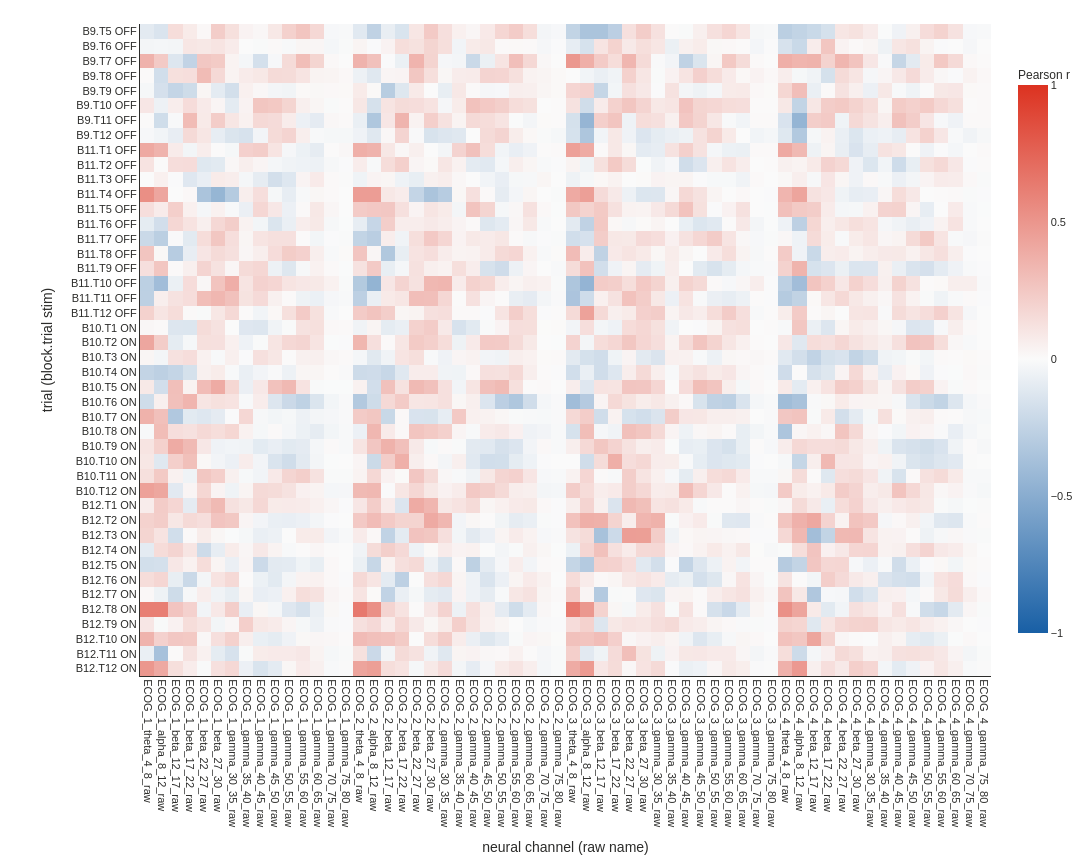
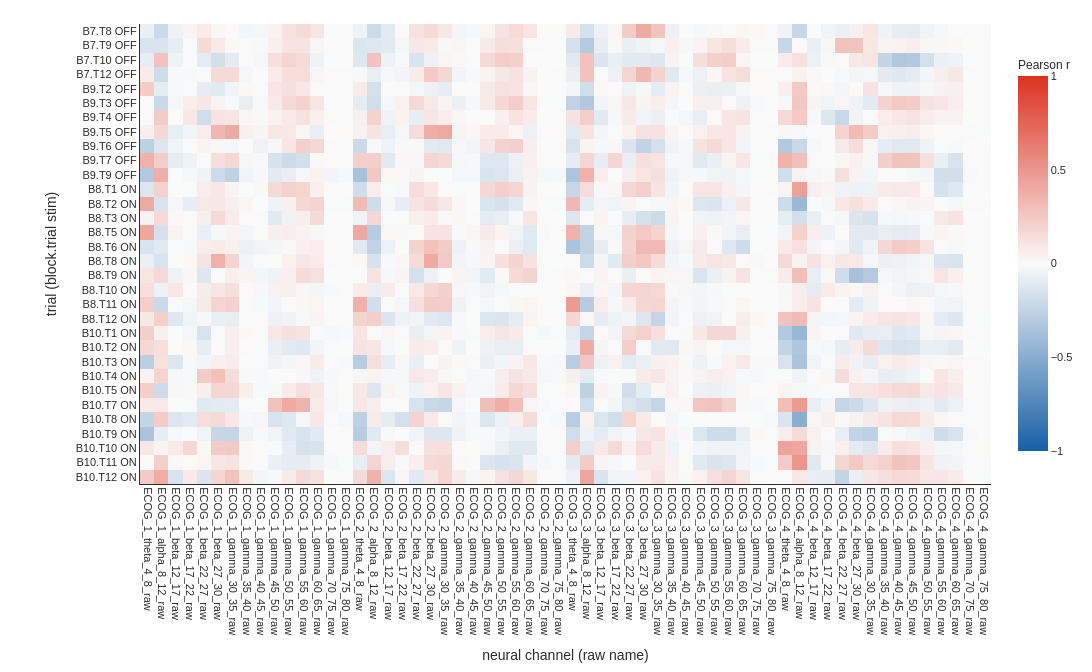
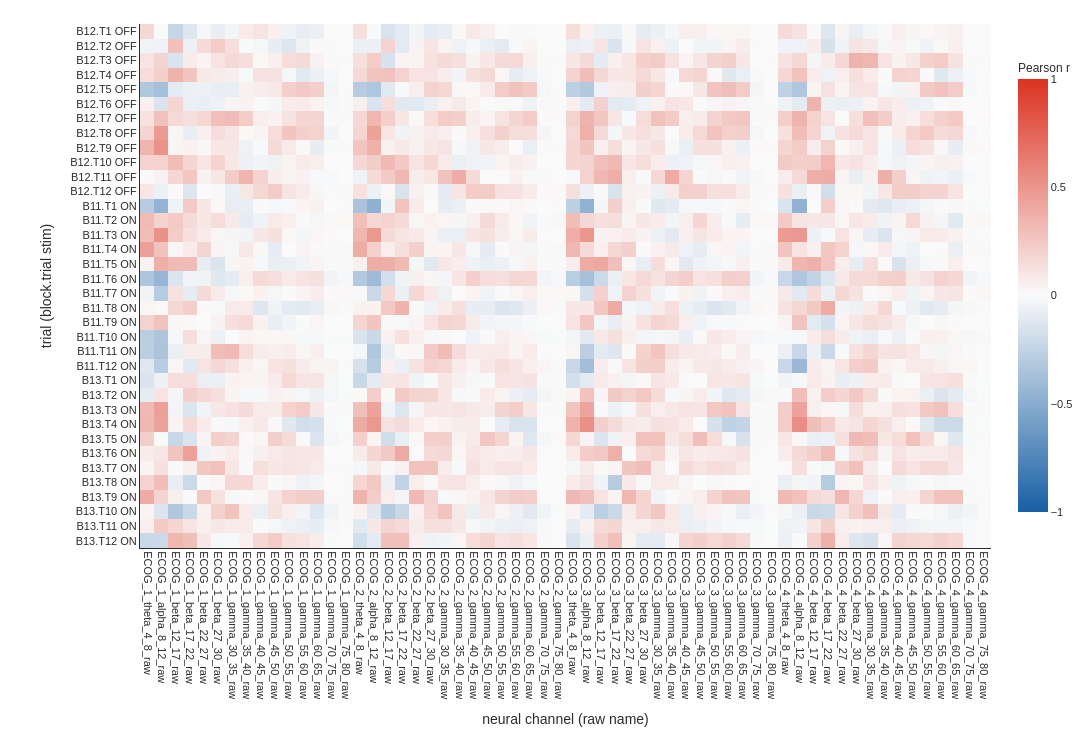
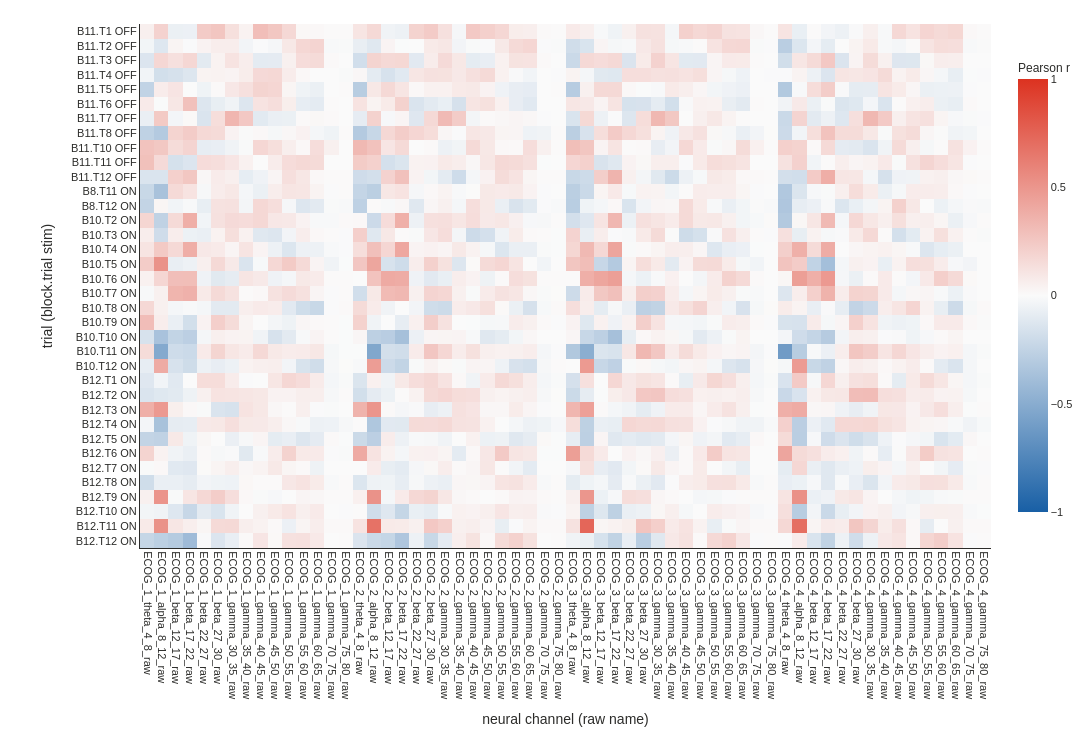

The notebook cell these images were saved under, in order:
### Markdown cell above
## Neural Prediction — Pearson R Heatmap (test set)

Rows = test trials (sorted OFF first, then ON), columns = 60 neural channels
(grouped by electrode, then frequency band).

### Code cell
# Collect per-session data once so we can reuse it for RMSE heatmaps, forecast heatmaps,
# and representative-trial selection at the end without reloading results 4 times.
SESSION_DATA = {}

for sess in SESSIONS:
    res = load_test_results(sess)
    ch_order = get_channel_names(res)  # raw channel names (e.g. ECOG_1_theta_4_8_raw)
    trial_order = sorted_trial_indices(res)
    t_labels = [trial_label(res, i) for i in trial_order]

    r_mat_pred = compute_per_trial_pearson_neural(res, ch_order)
    rmse_mat_pred = compute_per_trial_rmse_neural(res, ch_order)
    r_mat_behav, rmse_mat_behav = compute_per_trial_metrics_behavioral(res)
    r_mat_zfore, rmse_mat_zfore = compute_per_trial_metrics_forecast(res)

    SESSION_DATA[sess["label"]] = dict(
        res=res, ch_order=ch_order, trial_order=trial_order, t_labels=t_labels,
        r_pred=r_mat_pred, rmse_pred=rmse_mat_pred,
        r_behav=r_mat_behav, rmse_behav=rmse_mat_behav,
        r_zfore=r_mat_zfore, rmse_zfore=rmse_mat_zfore,
    )

    r_sorted = r_mat_pred[trial_order, :]

    # Wider figure + fewer pixels per row so long raw channel names fit; heatmap width
    # scales with channel count (60 channels × ~22 px each + margins).
    n_ch = len(ch_order)
    w = max(1400, n_ch * 22 + 260)
    h = max(420, 16 * len(t_labels) + 160)

    fig = go.Figure(go.Heatmap(
        z=r_sorted, x=ch_order, y=t_labels,
        colorscale=COLORSCALE_DIVERGING, zmid=0, zmin=-1, zmax=1,
        colorbar=dict(title=dict(text="Pearson r", font=dict(size=FONT_SIZE_BASE)),
                      tickfont=dict(size=FONT_SIZE_BASE - 1), len=0.9),
    ))
    fig.update_xaxes(title_text="neural channel (raw name)",
                     tickangle=90, tickfont=dict(size=8))
    fig.update_yaxes(title_text="trial (block.trial stim)", autorange="reversed")
    apply_thesis_style(fig, ThesisTheme.LIGHT, height=h,
                       margin=dict(l=140, r=60, t=24, b=180), show_legend=False)
    fig.update_layout(width=w)
    fig.write_image(str(OUT / f'neural_pearson_{sess["label"].replace(" ", "_")}.png'),
                    width=w, height=h, scale=2)
    fig.show()
print(
    f"Neural prediction Pearson r per trial × channel ({len(SESSIONS)} sessions, PSID test split). "
    f"Rows = test trials sorted DBS-OFF first then DBS-ON (block.trial stim labels). "
    f"Columns = all {len(SESSION_DATA[SESSIONS[0]['label']]['ch_order'])} narrow-band ECoG channels "
    f"(raw feature names retained, sorted by electrode then band centre frequency). "
    f"Red = positive r, blue = negative. Use this to spot which channels/trials the "
    f"reconstruction fits well vs poorly."
)

### Figure 1 — Plotly figure (JSON) as saved in the notebook; plotly's stock layout.template omitted (floating-point values rounded to 4 significant figures; data arrays with more than 128 entries replaced by an {"elided": "..."} marker saying what was removed)
{"data": [{"colorbar": {"len": 0.9, "tickfont": {"size": 11}, "title": {"font": {"size": 12}, "text": "Pearson r"}}, "colorscale": [[0.0, "rgb(24, 95, 165)"], [0.5, "rgb(250, 250, 250)"], [1.0, "rgb(220, 50, 32)"]], "type": "heatmap", "x": ["ECOG_1_theta_4_8_raw", "ECOG_1_alpha_8_12_raw", "ECOG_1_beta_12_17_raw", "ECOG_1_beta_17_22_raw", "ECOG_1_beta_22_27_raw", "ECOG_1_beta_27_30_raw", "ECOG_1_gamma_30_35_raw", "ECOG_1_gamma_35_40_raw", "ECOG_1_gamma_40_45_raw", "ECOG_1_gamma_45_50_raw", "ECOG_1_gamma_50_55_raw", "ECOG_1_gamma_55_60_raw", "ECOG_1_gamma_60_65_raw", "ECOG_1_gamma_70_75_raw", "ECOG_1_gamma_75_80_raw", "ECOG_2_theta_4_8_raw", "ECOG_2_alpha_8_12_raw", "ECOG_2_beta_12_17_raw", "ECOG_2_beta_17_22_raw", "ECOG_2_beta_22_27_raw", "ECOG_2_beta_27_30_raw", "ECOG_2_gamma_30_35_raw", "ECOG_2_gamma_35_40_raw", "ECOG_2_gamma_40_45_raw", "ECOG_2_gamma_45_50_raw", "ECOG_2_gamma_50_55_raw", "ECOG_2_gamma_55_60_raw", "ECOG_2_gamma_60_65_raw", "ECOG_2_gamma_70_75_raw", "ECOG_2_gamma_75_80_raw", "ECOG_3_theta_4_8_raw", "ECOG_3_alpha_8_12_raw", "ECOG_3_beta_12_17_raw", "ECOG_3_beta_17_22_raw", "ECOG_3_beta_22_27_raw", "ECOG_3_beta_27_30_raw", "ECOG_3_gamma_30_35_raw", "ECOG_3_gamma_35_40_raw", "ECOG_3_gamma_40_45_raw", "ECOG_3_gamma_45_50_raw", "ECOG_3_gamma_50_55_raw", "ECOG_3_gamma_55_60_raw", "ECOG_3_gamma_60_65_raw", "ECOG_3_gamma_70_75_raw", "ECOG_3_gamma_75_80_raw", "ECOG_4_theta_4_8_raw", "ECOG_4_alpha_8_12_raw", "ECOG_4_beta_12_17_raw", "ECOG_4_beta_17_22_raw", "ECOG_4_beta_22_27_raw", "ECOG_4_beta_27_30_raw", "ECOG_4_gamma_30_35_raw", "ECOG_4_gamma_35_40_raw", "ECOG_4_gamma_40_45_raw", "ECOG_4_gamma_45_50_raw", "ECOG_4_gamma_50_55_raw", "ECOG_4_gamma_55_60_raw", "ECOG_4_gamma_60_65_raw", "ECOG_4_gamma_70_75_raw", "ECOG_4_gamma_75_80_raw"], "y": ["B9.T5 OFF", "B9.T6 OFF", "B9.T7 OFF", "B9.T8 OFF", "B9.T9 OFF", "B9.T10 OFF", "B9.T11 OFF", "B9.T12 OFF", "B11.T1 OFF", "B11.T2 OFF", "B11.T3 OFF", "B11.T4 OFF", "B11.T5 OFF", "B11.T6 OFF", "B11.T7 OFF", "B11.T8 OFF", "B11.T9 OFF", "B11.T10 OFF", "B11.T11 OFF", "B11.T12 OFF", "B10.T1 ON", "B10.T2 ON", "B10.T3 ON", "B10.T4 ON", "B10.T5 ON", "B10.T6 ON", "B10.T7 ON", "B10.T8 ON", "B10.T9 ON", "B10.T10 ON", "B10.T11 ON", "B10.T12 ON", "B12.T1 ON", "B12.T2 ON", "B12.T3 ON", "B12.T4 ON", "B12.T5 ON", "B12.T6 ON", "B12.T7 ON", "B12.T8 ON", "B12.T9 ON", "B12.T10 ON", "B12.T11 ON", "B12.T12 ON"], "z": {"elided": "44x60 float values"}, "zmax": 1, "zmid": 0, "zmin": -1}], "layout": {"font": {"color": "#2C2C2A", "family": "Arial, Helvetica, sans-serif", "size": 12}, "height": 864, "hovermode": "x unified", "legend": {"bgcolor": "rgba(0,0,0,0)", "font": {"size": 11}, "itemsizing": "constant", "itemwidth": 40, "orientation": "h", "tracegroupgap": 8, "x": 0.5, "xanchor": "center", "y": -0.16, "yanchor": "bottom"}, "margin": {"b": 180, "l": 140, "r": 60, "t": 24}, "paper_bgcolor": "#FFFFFF", "plot_bgcolor": "#FFFFFF", "showlegend": false, "width": 1580, "xaxis": {"gridcolor": "rgba(0,0,0,0.15)", "linecolor": "#2C2C2A", "linewidth": 1, "mirror": false, "showgrid": true, "showline": true, "tickangle": 90, "tickfont": {"size": 11}, "title": {"text": "neural channel (raw name)"}}, "yaxis": {"autorange": "reversed", "gridcolor": "rgba(0,0,0,0.15)", "linecolor": "#2C2C2A", "linewidth": 1, "mirror": false, "showgrid": true, "showline": true, "tickfont": {"size": 11}, "title": {"text": "trial (block.trial stim)"}}}}

### Figure 2 — Plotly figure (JSON) as saved in the notebook; plotly's stock layout.template omitted (floating-point values rounded to 4 significant figures; data arrays with more than 128 entries replaced by an {"elided": "..."} marker saying what was removed)
{"data": [{"colorbar": {"len": 0.9, "tickfont": {"size": 11}, "title": {"font": {"size": 12}, "text": "Pearson r"}}, "colorscale": [[0.0, "rgb(24, 95, 165)"], [0.5, "rgb(250, 250, 250)"], [1.0, "rgb(220, 50, 32)"]], "type": "heatmap", "x": ["ECOG_1_theta_4_8_raw", "ECOG_1_alpha_8_12_raw", "ECOG_1_beta_12_17_raw", "ECOG_1_beta_17_22_raw", "ECOG_1_beta_22_27_raw", "ECOG_1_beta_27_30_raw", "ECOG_1_gamma_30_35_raw", "ECOG_1_gamma_35_40_raw", "ECOG_1_gamma_40_45_raw", "ECOG_1_gamma_45_50_raw", "ECOG_1_gamma_50_55_raw", "ECOG_1_gamma_55_60_raw", "ECOG_1_gamma_60_65_raw", "ECOG_1_gamma_70_75_raw", "ECOG_1_gamma_75_80_raw", "ECOG_2_theta_4_8_raw", "ECOG_2_alpha_8_12_raw", "ECOG_2_beta_12_17_raw", "ECOG_2_beta_17_22_raw", "ECOG_2_beta_22_27_raw", "ECOG_2_beta_27_30_raw", "ECOG_2_gamma_30_35_raw", "ECOG_2_gamma_35_40_raw", "ECOG_2_gamma_40_45_raw", "ECOG_2_gamma_45_50_raw", "ECOG_2_gamma_50_55_raw", "ECOG_2_gamma_55_60_raw", "ECOG_2_gamma_60_65_raw", "ECOG_2_gamma_70_75_raw", "ECOG_2_gamma_75_80_raw", "ECOG_3_theta_4_8_raw", "ECOG_3_alpha_8_12_raw", "ECOG_3_beta_12_17_raw", "ECOG_3_beta_17_22_raw", "ECOG_3_beta_22_27_raw", "ECOG_3_beta_27_30_raw", "ECOG_3_gamma_30_35_raw", "ECOG_3_gamma_35_40_raw", "ECOG_3_gamma_40_45_raw", "ECOG_3_gamma_45_50_raw", "ECOG_3_gamma_50_55_raw", "ECOG_3_gamma_55_60_raw", "ECOG_3_gamma_60_65_raw", "ECOG_3_gamma_70_75_raw", "ECOG_3_gamma_75_80_raw", "ECOG_4_theta_4_8_raw", "ECOG_4_alpha_8_12_raw", "ECOG_4_beta_12_17_raw", "ECOG_4_beta_17_22_raw", "ECOG_4_beta_22_27_raw", "ECOG_4_beta_27_30_raw", "ECOG_4_gamma_30_35_raw", "ECOG_4_gamma_35_40_raw", "ECOG_4_gamma_40_45_raw", "ECOG_4_gamma_45_50_raw", "ECOG_4_gamma_50_55_raw", "ECOG_4_gamma_55_60_raw", "ECOG_4_gamma_60_65_raw", "ECOG_4_gamma_70_75_raw", "ECOG_4_gamma_75_80_raw"], "y": ["B7.T8 OFF", "B7.T9 OFF", "B7.T10 OFF", "B7.T12 OFF", "B9.T2 OFF", "B9.T3 OFF", "B9.T4 OFF", "B9.T5 OFF", "B9.T6 OFF", "B9.T7 OFF", "B9.T9 OFF", "B8.T1 ON", "B8.T2 ON", "B8.T3 ON", "B8.T5 ON", "B8.T6 ON", "B8.T8 ON", "B8.T9 ON", "B8.T10 ON", "B8.T11 ON", "B8.T12 ON", "B10.T1 ON", "B10.T2 ON", "B10.T3 ON", "B10.T4 ON", "B10.T5 ON", "B10.T7 ON", "B10.T8 ON", "B10.T9 ON", "B10.T10 ON", "B10.T11 ON", "B10.T12 ON"], "z": {"elided": "32x60 float values"}, "zmax": 1, "zmid": 0, "zmin": -1}], "layout": {"font": {"color": "#2C2C2A", "family": "Arial, Helvetica, sans-serif", "size": 12}, "height": 672, "hovermode": "x unified", "legend": {"bgcolor": "rgba(0,0,0,0)", "font": {"size": 11}, "itemsizing": "constant", "itemwidth": 40, "orientation": "h", "tracegroupgap": 8, "x": 0.5, "xanchor": "center", "y": -0.16, "yanchor": "bottom"}, "margin": {"b": 180, "l": 140, "r": 60, "t": 24}, "paper_bgcolor": "#FFFFFF", "plot_bgcolor": "#FFFFFF", "showlegend": false, "width": 1580, "xaxis": {"gridcolor": "rgba(0,0,0,0.15)", "linecolor": "#2C2C2A", "linewidth": 1, "mirror": false, "showgrid": true, "showline": true, "tickangle": 90, "tickfont": {"size": 11}, "title": {"text": "neural channel (raw name)"}}, "yaxis": {"autorange": "reversed", "gridcolor": "rgba(0,0,0,0.15)", "linecolor": "#2C2C2A", "linewidth": 1, "mirror": false, "showgrid": true, "showline": true, "tickfont": {"size": 11}, "title": {"text": "trial (block.trial stim)"}}}}

### Figure 3 — Plotly figure (JSON) as saved in the notebook; plotly's stock layout.template omitted (floating-point values rounded to 4 significant figures; data arrays with more than 128 entries replaced by an {"elided": "..."} marker saying what was removed)
{"data": [{"colorbar": {"len": 0.9, "tickfont": {"size": 11}, "title": {"font": {"size": 12}, "text": "Pearson r"}}, "colorscale": [[0.0, "rgb(24, 95, 165)"], [0.5, "rgb(250, 250, 250)"], [1.0, "rgb(220, 50, 32)"]], "type": "heatmap", "x": ["ECOG_1_theta_4_8_raw", "ECOG_1_alpha_8_12_raw", "ECOG_1_beta_12_17_raw", "ECOG_1_beta_17_22_raw", "ECOG_1_beta_22_27_raw", "ECOG_1_beta_27_30_raw", "ECOG_1_gamma_30_35_raw", "ECOG_1_gamma_35_40_raw", "ECOG_1_gamma_40_45_raw", "ECOG_1_gamma_45_50_raw", "ECOG_1_gamma_50_55_raw", "ECOG_1_gamma_55_60_raw", "ECOG_1_gamma_60_65_raw", "ECOG_1_gamma_70_75_raw", "ECOG_1_gamma_75_80_raw", "ECOG_2_theta_4_8_raw", "ECOG_2_alpha_8_12_raw", "ECOG_2_beta_12_17_raw", "ECOG_2_beta_17_22_raw", "ECOG_2_beta_22_27_raw", "ECOG_2_beta_27_30_raw", "ECOG_2_gamma_30_35_raw", "ECOG_2_gamma_35_40_raw", "ECOG_2_gamma_40_45_raw", "ECOG_2_gamma_45_50_raw", "ECOG_2_gamma_50_55_raw", "ECOG_2_gamma_55_60_raw", "ECOG_2_gamma_60_65_raw", "ECOG_2_gamma_70_75_raw", "ECOG_2_gamma_75_80_raw", "ECOG_3_theta_4_8_raw", "ECOG_3_alpha_8_12_raw", "ECOG_3_beta_12_17_raw", "ECOG_3_beta_17_22_raw", "ECOG_3_beta_22_27_raw", "ECOG_3_beta_27_30_raw", "ECOG_3_gamma_30_35_raw", "ECOG_3_gamma_35_40_raw", "ECOG_3_gamma_40_45_raw", "ECOG_3_gamma_45_50_raw", "ECOG_3_gamma_50_55_raw", "ECOG_3_gamma_55_60_raw", "ECOG_3_gamma_60_65_raw", "ECOG_3_gamma_70_75_raw", "ECOG_3_gamma_75_80_raw", "ECOG_4_theta_4_8_raw", "ECOG_4_alpha_8_12_raw", "ECOG_4_beta_12_17_raw", "ECOG_4_beta_17_22_raw", "ECOG_4_beta_22_27_raw", "ECOG_4_beta_27_30_raw", "ECOG_4_gamma_30_35_raw", "ECOG_4_gamma_35_40_raw", "ECOG_4_gamma_40_45_raw", "ECOG_4_gamma_45_50_raw", "ECOG_4_gamma_50_55_raw", "ECOG_4_gamma_55_60_raw", "ECOG_4_gamma_60_65_raw", "ECOG_4_gamma_70_75_raw", "ECOG_4_gamma_75_80_raw"], "y": ["B12.T1 OFF", "B12.T2 OFF", "B12.T3 OFF", "B12.T4 OFF", "B12.T5 OFF", "B12.T6 OFF", "B12.T7 OFF", "B12.T8 OFF", "B12.T9 OFF", "B12.T10 OFF", "B12.T11 OFF", "B12.T12 OFF", "B11.T1 ON", "B11.T2 ON", "B11.T3 ON", "B11.T4 ON", "B11.T5 ON", "B11.T6 ON", "B11.T7 ON", "B11.T8 ON", "B11.T9 ON", "B11.T10 ON", "B11.T11 ON", "B11.T12 ON", "B13.T1 ON", "B13.T2 ON", "B13.T3 ON", "B13.T4 ON", "B13.T5 ON", "B13.T6 ON", "B13.T7 ON", "B13.T8 ON", "B13.T9 ON", "B13.T10 ON", "B13.T11 ON", "B13.T12 ON"], "z": {"elided": "36x60 float values"}, "zmax": 1, "zmid": 0, "zmin": -1}], "layout": {"font": {"color": "#2C2C2A", "family": "Arial, Helvetica, sans-serif", "size": 12}, "height": 736, "hovermode": "x unified", "legend": {"bgcolor": "rgba(0,0,0,0)", "font": {"size": 11}, "itemsizing": "constant", "itemwidth": 40, "orientation": "h", "tracegroupgap": 8, "x": 0.5, "xanchor": "center", "y": -0.16, "yanchor": "bottom"}, "margin": {"b": 180, "l": 140, "r": 60, "t": 24}, "paper_bgcolor": "#FFFFFF", "plot_bgcolor": "#FFFFFF", "showlegend": false, "width": 1580, "xaxis": {"gridcolor": "rgba(0,0,0,0.15)", "linecolor": "#2C2C2A", "linewidth": 1, "mirror": false, "showgrid": true, "showline": true, "tickangle": 90, "tickfont": {"size": 11}, "title": {"text": "neural channel (raw name)"}}, "yaxis": {"autorange": "reversed", "gridcolor": "rgba(0,0,0,0.15)", "linecolor": "#2C2C2A", "linewidth": 1, "mirror": false, "showgrid": true, "showline": true, "tickfont": {"size": 11}, "title": {"text": "trial (block.trial stim)"}}}}

### Figure 4 — Plotly figure (JSON) as saved in the notebook; plotly's stock layout.template omitted (floating-point values rounded to 4 significant figures; data arrays with more than 128 entries replaced by an {"elided": "..."} marker saying what was removed)
{"data": [{"colorbar": {"len": 0.9, "tickfont": {"size": 11}, "title": {"font": {"size": 12}, "text": "Pearson r"}}, "colorscale": [[0.0, "rgb(24, 95, 165)"], [0.5, "rgb(250, 250, 250)"], [1.0, "rgb(220, 50, 32)"]], "type": "heatmap", "x": ["ECOG_1_theta_4_8_raw", "ECOG_1_alpha_8_12_raw", "ECOG_1_beta_12_17_raw", "ECOG_1_beta_17_22_raw", "ECOG_1_beta_22_27_raw", "ECOG_1_beta_27_30_raw", "ECOG_1_gamma_30_35_raw", "ECOG_1_gamma_35_40_raw", "ECOG_1_gamma_40_45_raw", "ECOG_1_gamma_45_50_raw", "ECOG_1_gamma_50_55_raw", "ECOG_1_gamma_55_60_raw", "ECOG_1_gamma_60_65_raw", "ECOG_1_gamma_70_75_raw", "ECOG_1_gamma_75_80_raw", "ECOG_2_theta_4_8_raw", "ECOG_2_alpha_8_12_raw", "ECOG_2_beta_12_17_raw", "ECOG_2_beta_17_22_raw", "ECOG_2_beta_22_27_raw", "ECOG_2_beta_27_30_raw", "ECOG_2_gamma_30_35_raw", "ECOG_2_gamma_35_40_raw", "ECOG_2_gamma_40_45_raw", "ECOG_2_gamma_45_50_raw", "ECOG_2_gamma_50_55_raw", "ECOG_2_gamma_55_60_raw", "ECOG_2_gamma_60_65_raw", "ECOG_2_gamma_70_75_raw", "ECOG_2_gamma_75_80_raw", "ECOG_3_theta_4_8_raw", "ECOG_3_alpha_8_12_raw", "ECOG_3_beta_12_17_raw", "ECOG_3_beta_17_22_raw", "ECOG_3_beta_22_27_raw", "ECOG_3_beta_27_30_raw", "ECOG_3_gamma_30_35_raw", "ECOG_3_gamma_35_40_raw", "ECOG_3_gamma_40_45_raw", "ECOG_3_gamma_45_50_raw", "ECOG_3_gamma_50_55_raw", "ECOG_3_gamma_55_60_raw", "ECOG_3_gamma_60_65_raw", "ECOG_3_gamma_70_75_raw", "ECOG_3_gamma_75_80_raw", "ECOG_4_theta_4_8_raw", "ECOG_4_alpha_8_12_raw", "ECOG_4_beta_12_17_raw", "ECOG_4_beta_17_22_raw", "ECOG_4_beta_22_27_raw", "ECOG_4_beta_27_30_raw", "ECOG_4_gamma_30_35_raw", "ECOG_4_gamma_35_40_raw", "ECOG_4_gamma_40_45_raw", "ECOG_4_gamma_45_50_raw", "ECOG_4_gamma_50_55_raw", "ECOG_4_gamma_55_60_raw", "ECOG_4_gamma_60_65_raw", "ECOG_4_gamma_70_75_raw", "ECOG_4_gamma_75_80_raw"], "y": ["B11.T1 OFF", "B11.T2 OFF", "B11.T3 OFF", "B11.T4 OFF", "B11.T5 OFF", "B11.T6 OFF", "B11.T7 OFF", "B11.T8 OFF", "B11.T10 OFF", "B11.T11 OFF", "B11.T12 OFF", "B8.T11 ON", "B8.T12 ON", "B10.T2 ON", "B10.T3 ON", "B10.T4 ON", "B10.T5 ON", "B10.T6 ON", "B10.T7 ON", "B10.T8 ON", "B10.T9 ON", "B10.T10 ON", "B10.T11 ON", "B10.T12 ON", "B12.T1 ON", "B12.T2 ON", "B12.T3 ON", "B12.T4 ON", "B12.T5 ON", "B12.T6 ON", "B12.T7 ON", "B12.T8 ON", "B12.T9 ON", "B12.T10 ON", "B12.T11 ON", "B12.T12 ON"], "z": {"elided": "36x60 float values"}, "zmax": 1, "zmid": 0, "zmin": -1}], "layout": {"font": {"color": "#2C2C2A", "family": "Arial, Helvetica, sans-serif", "size": 12}, "height": 736, "hovermode": "x unified", "legend": {"bgcolor": "rgba(0,0,0,0)", "font": {"size": 11}, "itemsizing": "constant", "itemwidth": 40, "orientation": "h", "tracegroupgap": 8, "x": 0.5, "xanchor": "center", "y": -0.16, "yanchor": "bottom"}, "margin": {"b": 180, "l": 140, "r": 60, "t": 24}, "paper_bgcolor": "#FFFFFF", "plot_bgcolor": "#FFFFFF", "showlegend": false, "width": 1580, "xaxis": {"gridcolor": "rgba(0,0,0,0.15)", "linecolor": "#2C2C2A", "linewidth": 1, "mirror": false, "showgrid": true, "showline": true, "tickangle": 90, "tickfont": {"size": 11}, "title": {"text": "neural channel (raw name)"}}, "yaxis": {"autorange": "reversed", "gridcolor": "rgba(0,0,0,0.15)", "linecolor": "#2C2C2A", "linewidth": 1, "mirror": false, "showgrid": true, "showline": true, "tickfont": {"size": 11}, "title": {"text": "trial (block.trial stim)"}}}}
